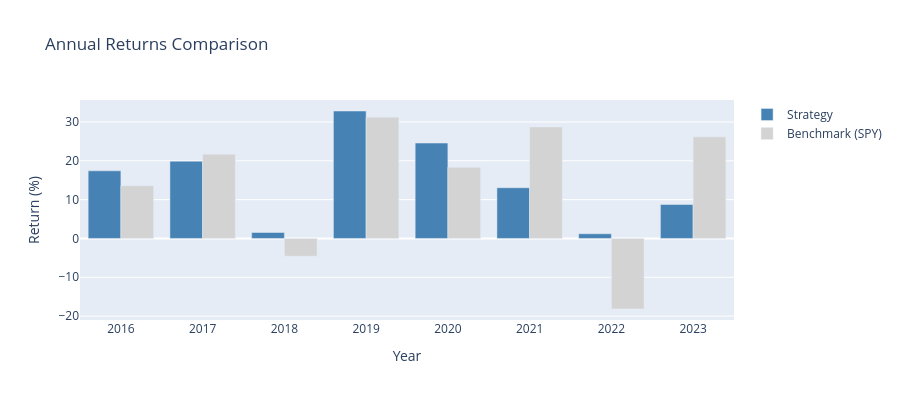

The notebook cell saved with this chart:
### Code cell
# Annual returns comparison
annual = analysis.compute_annual_returns()
annual_df = annual.to_pandas()  # Convert Polars to pandas

# Also compute benchmark annual
spy_annual = spy_returns.groupby(spy_returns.index.year).apply(lambda x: (1 + x).prod() - 1)

# Create comparison
fig = go.Figure()

fig.add_trace(
    go.Bar(
        x=annual_df["year"],
        y=annual_df["annual_return"] * 100,
        name="Strategy",
        marker_color="steelblue",
    )
)

fig.add_trace(
    go.Bar(
        x=spy_annual.index,
        y=spy_annual.values * 100,
        name="Benchmark (SPY)",
        marker_color="lightgray",
    )
)

fig.update_layout(
    title="Annual Returns Comparison",
    xaxis_title="Year",
    yaxis_title="Return (%)",
    barmode="group",
    height=400,
)
fig.show()

### Figure 1 — Plotly figure (JSON) as saved in the notebook; plotly's stock layout.template omitted (floating-point values rounded to 4 significant figures)
{"data": [{"marker": {"color": "steelblue"}, "name": "Strategy", "type": "bar", "x": [2016, 2017, 2018, 2019, 2020, 2021, 2022, 2023], "y": [17.43, 19.9, 1.541, 32.83, 24.58, 13.06, 1.206, 8.754]}, {"marker": {"color": "lightgray"}, "name": "Benchmark (SPY)", "type": "bar", "x": [2016, 2017, 2018, 2019, 2020, 2021, 2022, 2023], "y": [13.59, 21.71, -4.569, 31.22, 18.33, 28.73, -18.18, 26.18]}], "layout": {"barmode": "group", "height": 400, "title": {"text": "Annual Returns Comparison"}, "xaxis": {"title": {"text": "Year"}}, "yaxis": {"title": {"text": "Return (%)"}}}}
